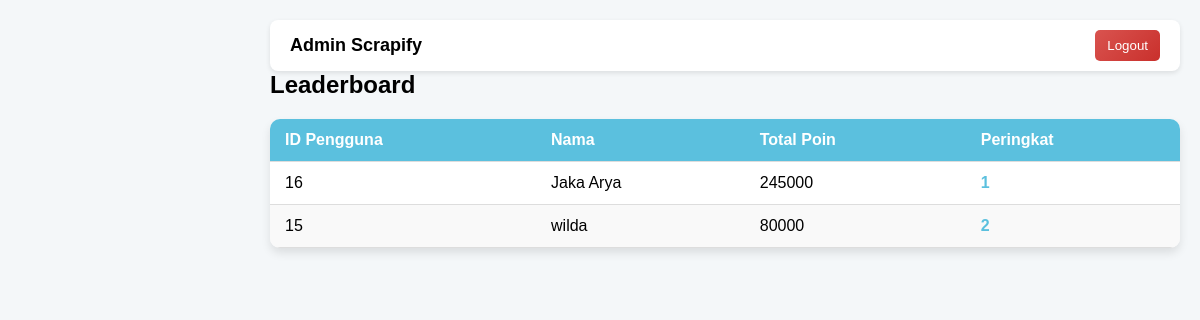
Page /admin-leaderboard.php on the committed database.
### tables this page shows
CREATE TABLE `pengguna` (
  `pengguna_id` int(3) NOT NULL,
  `nama` varchar(20) NOT NULL,
  `email` varchar(30) NOT NULL,
  `total_poin` int(10) NOT NULL,
  `kontak` varchar(15) NOT NULL,
  `password` varchar(255) NOT NULL,
  `tanggal_lahir` date NOT NULL
);

### html/admin-leaderboard.php (the view, shortened to what this page needs)
<?php
$host = "localhost";
$user = "root";
$password = "";
$dbname = "scrapify";
$conn = new mysqli($host, $user, $password, $dbname);
$sql = "
    SELECT
        pengguna.pengguna_id AS id_pengguna,
        pengguna.nama,
        SUM(donasi_sampah.poin) AS total_poin
    FROM
        pengguna
    JOIN
        donasi_sampah ON pengguna.pengguna_id = donasi_sampah.pengguna_id
    GROUP BY
        pengguna.pengguna_id, pengguna.nama
    ORDER BY
        total_poin DESC;
";
$result = $conn->query($sql);
?>
<!DOCTYPE html>
<html lang="en">
  <head>
  </head>
  <body>
    <div class="content">
      <div class="header">
        Admin Scrapify
        <button class="logout-button">Logout</button>
      </div>
      <h2>Leaderboard</h2>
      <table>
        <thead>
          <tr>
            <th>ID Pengguna</th>
            <th>Nama</th>
            <th>Total Poin</th>
            <th>Peringkat</th>
          </tr>
        </thead>
        <tbody>
        <?php
                if ($result->num_rows > 0) {
                    $rank = 1;
                    while ($row = $result->fetch_assoc()) {
                        echo "<tr>";
                        echo "<td>" . $row['id_pengguna'] . "</td>";
                        echo "<td>" . $row['nama'] . "</td>";
                        echo "<td>" . $row['total_poin'] . "</td>";
                        echo "<td class='rank'>" . $rank++ . "</td>";
                        echo "</tr>";
                    }
                } else {
                    echo "<tr><td colspan='4'>Tidak ada data</td></tr>";
                }
                ?>
        </tbody>
      </table>
    </div>
  </body>
</html>

### html/admin-leaderboard.php (style rules this page uses)
* { margin: 0; padding: 0; box-sizing: border-box; }
body { font-family: Arial, sans-serif; display: flex; flex-direction: column; background-color: #f4f7f9; }
.content { margin-left: 250px; padding: 20px; width: calc(100% - 250px); transition: all 0.3s ease; }
.header { background: #ffffff; box-shadow: 0 2px 5px rgba(0, 0, 0, 0.1); padding: 10px 20px; border-radius: 8px; font-size: 18px; font-weight: bold; display: flex; justify-content: space-between; align-items: center; }
.logout-button { background: linear-gradient(135deg, #d9534f, #c9302c); color: white; border: none; padding: 8px 12px; border-radius: 5px; cursor: pointer; transition: all 0.3s ease; }
table { width: 100%; border-collapse: collapse; margin-top: 20px; background: white; box-shadow: 0 5px 10px rgba(0, 0, 0, 0.1); border-radius: 10px; overflow: hidden; }
th, td { padding: 12px 15px; text-align: left; border-bottom: 1px solid #ddd; }
th { background: #5bc0de; color: white; font-weight: bold; }
tr:nth-child(even) { background-color: #f9f9f9; }
.rank { font-weight: bold; color: #5bc0de; }

### rows in the picture
pengguna: pengguna_id "16", nama "Jaka Arya", total_poin "245000"
pengguna: pengguna_id "15", nama "wilda", total_poin "80000"
